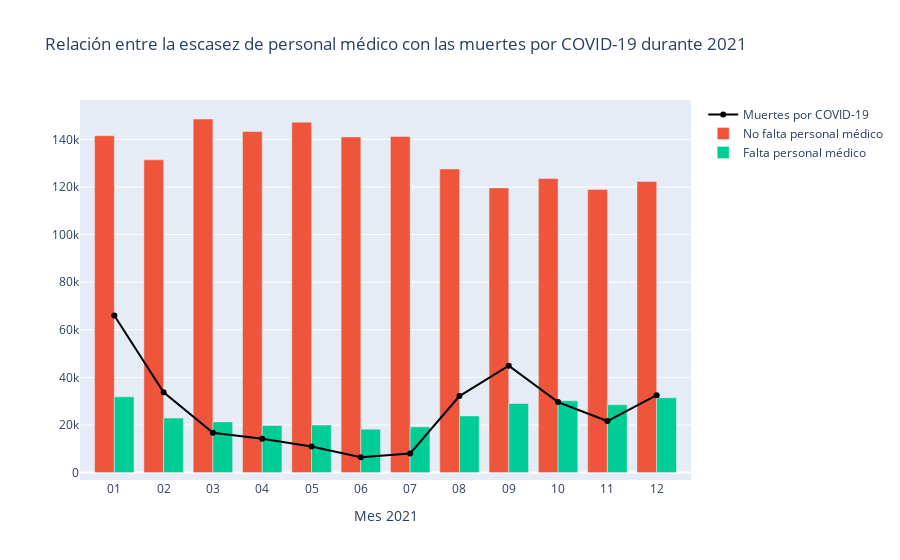

Source (notebook cell):
### Markdown cell above
### ¿Qué relación presenta la falta de personal médico, con la cantidad de muertes por covid durante el año 2021?

### Code cell
#Query para obtener reportes de cuando no faltó personal médico, cuando si faltó personal médico y el total de muertes
query7='''SELECT strftime('%m',date) as Mes,SUM(critical_staffing_shortage_today_yes) as si_falta_personal,
        SUM(critical_staffing_shortage_today_no) no_falta_personal,SUM(deaths_covid) as cant_muertes
        FROM df3
        GROUP BY Mes
        ORDER BY Mes ASC''' 
punto7=pysqldf(query7)

#Gráfico
fig = go.Figure()
fig.add_trace(go.Scatter(x=punto7['Mes'],y=punto7['cant_muertes'],name='Muertes por COVID-19',line=dict(color='black',width=2)))
fig.add_trace(go.Bar(x=punto7['Mes'],y=punto7['no_falta_personal'],name='No falta personal médico'))
fig.add_trace(go.Bar(x=punto7['Mes'],y=punto7['si_falta_personal'],name='Falta personal médico'))

fig.update_layout(title_text='Relación entre la escasez de personal médico con las muertes por COVID-19 durante 2021')
fig.update_xaxes(title_text="Mes 2021")
fig.show()

#Conclusión
print('Se pueden observar dos picos en los meses de Enero y Septiembre, aunque este último \nno sea el mayor con falta de personal médico, se debe tener en cuenta que es uno de los meses con menor cantidad de reportes')

### Figure 1 — Plotly figure (JSON) as saved in the notebook; plotly's stock layout.template omitted (floating-point values rounded to 4 significant figures)
{"data": [{"line": {"color": "black", "width": 2}, "name": "Muertes por COVID-19", "type": "scatter", "x": ["01", "02", "03", "04", "05", "06", "07", "08", "09", "10", "11", "12"], "y": [66020, 33733, 16700, 14253, 10927, 6445, 8029, 32171, 44903, 29631, 21662, 32541]}, {"name": "No falta personal médico", "type": "bar", "x": ["01", "02", "03", "04", "05", "06", "07", "08", "09", "10", "11", "12"], "y": [141562, 131411, 148579, 143300, 147261, 141055, 141272, 127582, 119627, 123588, 118950, 122287]}, {"name": "Falta personal médico", "type": "bar", "x": ["01", "02", "03", "04", "05", "06", "07", "08", "09", "10", "11", "12"], "y": [31834, 22915, 21294, 19784, 19979, 18248, 19205, 23797, 29035, 30184, 28507, 31424]}], "layout": {"title": {"text": "Relación entre la escasez de personal médico con las muertes por COVID-19 durante 2021"}, "xaxis": {"title": {"text": "Mes 2021"}}}}
